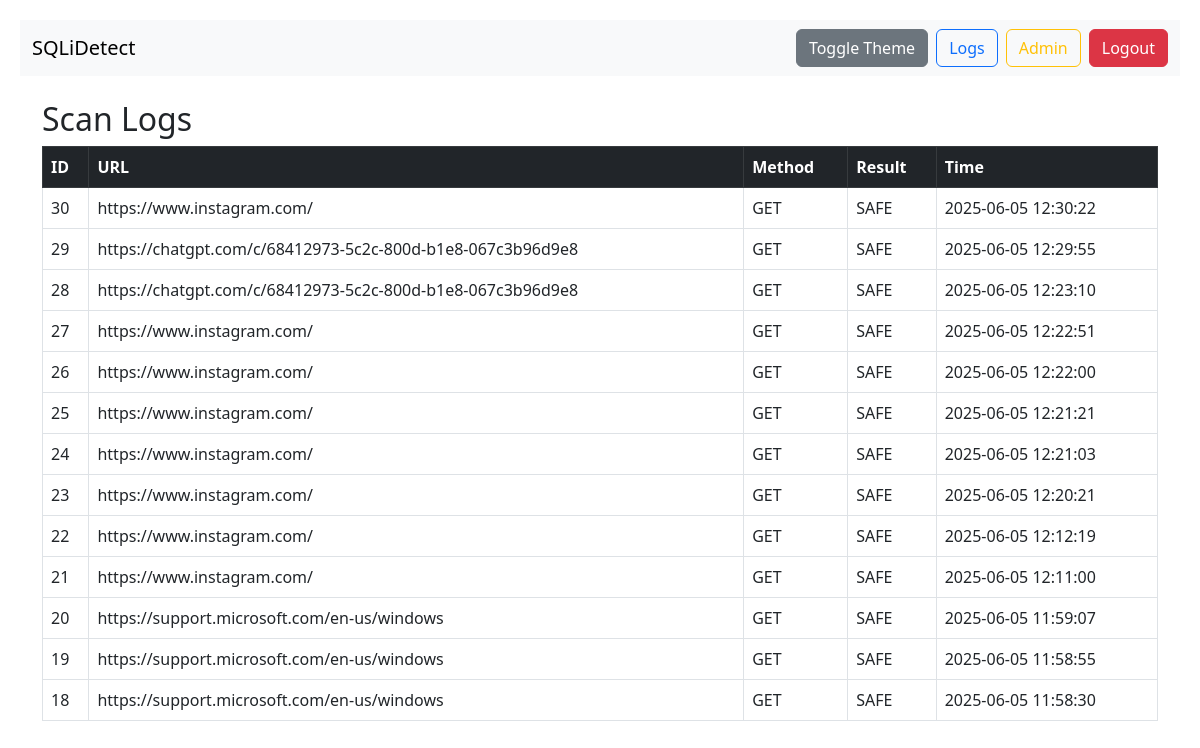
Screenshot of /logs (signed in) with the database file from the repository.
### tables this page shows
CREATE TABLE logs (
        id INTEGER PRIMARY KEY AUTOINCREMENT,
        url TEXT,
        method TEXT,
        payload TEXT,
        result TEXT,
        timestamp TEXT
    );

### app.py (the view)
@app.route('/logs')
def logs():
    if not session.get('logged_in') or session.get('user') != 'admin':
        return redirect('/login')
    conn = sqlite3.connect("scans.db")
    c = conn.cursor()
    c.execute("SELECT * FROM logs ORDER BY id DESC")
    rows = c.fetchall()
    conn.close()
    return render_template("logs.html", logs=rows)

### templates/logs.html
{% extends 'layout.html' %}
{% block content %}
<h2>Scan Logs</h2>
<table class="table table-bordered">
    <thead class="table-dark"><tr><th>ID</th><th>URL</th><th>Method</th><th>Result</th><th>Time</th></tr></thead>
    <tbody>
    {% for log in logs %}
        <tr>
            <td>{{ log[0] }}</td><td>{{ log[1] }}</td><td>{{ log[2] }}</td><td>{{ log[4] }}</td><td>{{ log[5] }}</td>
        </tr>
    {% endfor %}
    </tbody>
</table>
{% endblock %}

### templates/layout.html (shortened to what this page needs)
<!DOCTYPE html>
<html>
<head>
    <link href="https://cdn.jsdelivr.net/npm/bootstrap@5.3.0/dist/css/bootstrap.min.css" rel="stylesheet">
</head>
<body class="{{ 'bg-dark text-light' if session.get('theme') == 'dark' else '' }}">
    <nav class="navbar navbar-expand-lg navbar-light bg-light mb-4">
        <div class="container-fluid">
            <a class="navbar-brand" href="/">SQLiDetect</a>
            <div class="d-flex">
                <a href="/toggle-theme" class="btn btn-secondary me-2">Toggle Theme</a>
                {% if session.get('logged_in') %}
                    <a href="/logs" class="btn btn-outline-primary me-2">Logs</a>
                    <a href="/admin" class="btn btn-outline-warning me-2">Admin</a>
                    <a href="/logout" class="btn btn-danger">Logout</a>
                {% else %}
                    <a href="/login" class="btn btn-success">Login</a>
                {% endif %}
            </div>
        </div>
    </nav>
    <div class="container">
        {% block content %}{% endblock %}
    </div>
</body>
</html>

### templates/layout.html (style rules this page uses)
body { padding: 20px; }

### rows the page displays
logs: id "30", url "https://www.instagram.com/", method "GET", result "SAFE", timestamp "2025-06-05 12:30:22"
logs: id "29", url "https://chatgpt.com/c/68412973-5c2c-800d-b1e8-067c3b96d9e8", method "GET", result "SAFE", timestamp "2025-06-05 12:29:55"
logs: id "28", url "https://chatgpt.com/c/68412973-5c2c-800d-b1e8-067c3b96d9e8", method "GET", result "SAFE", timestamp "2025-06-05 12:23:10"
logs: id "27", url "https://www.instagram.com/", method "GET", result "SAFE", timestamp "2025-06-05 12:22:51"
logs: id "26", url "https://www.instagram.com/", method "GET", result "SAFE", timestamp "2025-06-05 12:22:00"
logs: id "25", url "https://www.instagram.com/", method "GET", result "SAFE", timestamp "2025-06-05 12:21:21"
logs: id "24", url "https://www.instagram.com/", method "GET", result "SAFE", timestamp "2025-06-05 12:21:03"
logs: id "23", url "https://www.instagram.com/", method "GET", result "SAFE", timestamp "2025-06-05 12:20:21"
logs: id "22", url "https://www.instagram.com/", method "GET", result "SAFE", timestamp "2025-06-05 12:12:19"
logs: id "21", url "https://www.instagram.com/", method "GET", result "SAFE", timestamp "2025-06-05 12:11:00"
logs: id "20", url "https://support.microsoft.com/en-us/windows", method "GET", result "SAFE", timestamp "2025-06-05 11:59:07"
logs: id "19", url "https://support.microsoft.com/en-us/windows", method "GET", result "SAFE", timestamp "2025-06-05 11:58:55"
logs: id "18", url "https://support.microsoft.com/en-us/windows", method "GET", result "SAFE", timestamp "2025-06-05 11:58:30"
